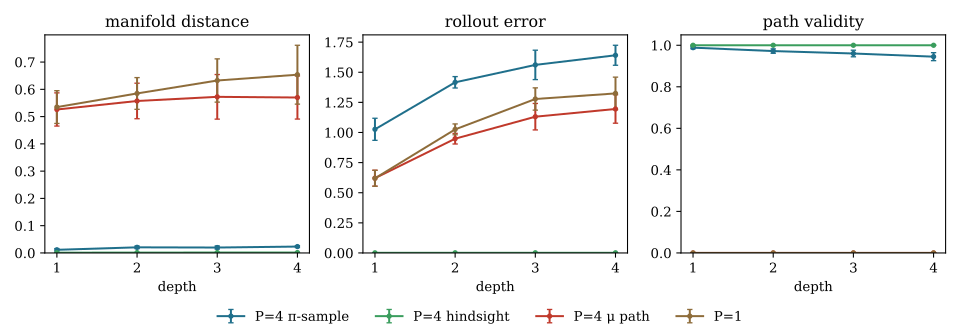

The Python source for this figure:
"""Synthetic experiment for the report (section 5.1).

Trains the P = 4 model and the P = 1 baseline on the two-successor Markov
chain of :mod:`jepa.evaluation.synthetic`, over several seeds, and measures
rollouts at depths 1-4 from the start states of sampled real paths:
hindsight, π-argmax, π-sample and the μ path.

Writes ``synthetic.json`` (every metric, mean and sample std over seeds, plus
the per-seed values) and ``synthetic.svg`` (Figure 1) next to this file.
Both are written directly: under ``nix develop`` the shell banner goes to
stdout, so redirecting stdout would corrupt them.

    python docs/report/synthetic.py

CPU only, about 15 seconds.
"""

from __future__ import annotations

import json
import sys
import time
from pathlib import Path

HERE = Path(__file__).resolve().parent
# `jepa` is not an installed package; make the repository root importable.
sys.path.insert(0, str(HERE.parents[1]))

import matplotlib  # noqa: E402

matplotlib.use("Agg")
import matplotlib.pyplot as plt  # noqa: E402
import torch  # noqa: E402

from jepa.evaluation.synthetic import (  # noqa: E402
    DIM,
    N_STATES,
    ON_STATE_DISTANCE,
    TRAIN_STEPS,
    World,
    branch_entropy,
    build_world,
    manifold_distance,
    mode_coverage,
    path_validity,
    sample_path_indices,
    train_predictor,
)
from jepa.evaluation.measure import mu_path  # noqa: E402
from jepa.models import Hindsight, PiArgmax, PiSample, distance, rollout  # noqa: E402

SEEDS = [0, 1, 2, 3, 4]
PREDICTION_COUNTS = [4, 1]
DEPTH = 4
PATHS_PER_SEED = 1024  # sampled real paths
BRANCH_SAMPLES = 512  # depth-1 π-samples per state for branch entropy
PATHS_MEASURED = ["hindsight", "pi_argmax", "pi_sample", "mu"]
PER_DEPTH = ["rollout_error", "manifold_distance", "path_validity"]
SCALARS = ["branch_entropy", "mode_coverage", "mu_norm"]

JSON_PATH = HERE / "synthetic.json"
SVG_PATH = HERE / "synthetic.svg"


def model_key(prediction_count: int) -> str:
    return f"P={prediction_count}"


@torch.no_grad()
def measure(predictor, world: World, seed: int) -> dict:
    """All metrics for one trained predictor on one seed."""
    states = world.states
    generator = torch.Generator().manual_seed(seed + 1000)
    indices = sample_path_indices(world.successors, PATHS_PER_SEED, DEPTH, generator)
    path = states[indices]  # (B, DEPTH + 1, D)
    start, real = path[:, 0], path[:, 1:]

    rollouts = {
        "hindsight": rollout(
            predictor, start, Hindsight(), DEPTH, targets=real
        ).future,
        "pi_argmax": rollout(predictor, start, PiArgmax(), DEPTH).future,
        "pi_sample": rollout(
            predictor, start, PiSample(generator=generator), DEPTH
        ).future,
        "mu": mu_path(predictor, start, DEPTH),
    }
    paths = {
        name: {
            "rollout_error": distance(latents, real).mean(0).tolist(),
            "manifold_distance": manifold_distance(latents, states).mean(0).tolist(),
            "path_validity": path_validity(latents, indices[:, 0], world).tolist(),
        }
        for name, latents in rollouts.items()
    }

    from_every_state = states.unsqueeze(1).expand(N_STATES, BRANCH_SAMPLES, DIM)
    commits = predictor(from_every_state).commit(PiSample(generator=generator))
    futures = predictor(states)
    return {
        "paths": paths,
        "branch_entropy": branch_entropy(commits.future, world),
        "mode_coverage": mode_coverage(futures.candidates, world),
        "mu_norm": futures.mu.norm(dim=-1).mean().item(),
    }


def summarise(values: list) -> dict:
    """Mean and sample std over seeds (element-wise for per-depth lists)."""
    tensor = torch.tensor(values, dtype=torch.float64)
    return {
        "mean": tensor.mean(0).tolist(),
        "std": tensor.std(0, unbiased=True).tolist(),
        "per_seed": values,
    }


def run() -> dict:
    per_seed: dict[str, list[dict]] = {model_key(p): [] for p in PREDICTION_COUNTS}
    for seed in SEEDS:
        world = build_world(seed)
        for count in PREDICTION_COUNTS:
            predictor = train_predictor(world, count, seed)
            per_seed[model_key(count)].append(measure(predictor, world, seed))
            print(f"seed {seed} {model_key(count)} done", file=sys.stderr)

    models = {}
    for key, runs in per_seed.items():
        models[key] = {
            "paths": {
                name: {
                    metric: summarise([r["paths"][name][metric] for r in runs])
                    for metric in PER_DEPTH
                }
                for name in PATHS_MEASURED
            },
            **{name: summarise([r[name] for r in runs]) for name in SCALARS},
        }

    return {
        "setup": {
            "n_states": N_STATES,
            "dim": DIM,
            "train_steps": TRAIN_STEPS,
            "seeds": SEEDS,
            "depths": list(range(1, DEPTH + 1)),
            "paths_per_seed": PATHS_PER_SEED,
            "branch_samples_per_state": BRANCH_SAMPLES,
            "on_state_distance": ON_STATE_DISTANCE,
            "std": "sample std over seeds",
            "note": (
                "P=1 has one candidate, so its hindsight, pi_argmax and "
                "pi_sample rollouts are the same rollout. branch_entropy "
                "counts only depth-1 commits that land on a successor."
            ),
        },
        "models": models,
    }


# --------------------------------------------------------------------------
# Figure 1: one panel per metric, mean with sample-std error bars.

SERIES = [  # (label, model, path, colour)
    ("P=4 π-sample", "P=4", "pi_sample", "#1f6f8b"),
    ("P=4 hindsight", "P=4", "hindsight", "#3a9d5d"),
    ("P=4 μ path", "P=4", "mu", "#c0392b"),
    ("P=1", "P=1", "pi_argmax", "#8e6c3a"),
]
PANELS = [
    ("manifold distance", "manifold_distance"),
    ("rollout error", "rollout_error"),
    ("path validity", "path_validity"),
]


def figure(results: dict, path: Path) -> None:
    depths = results["setup"]["depths"]
    # Keep text as text, so the report's font applies and the file stays small.
    with plt.rc_context({"svg.fonttype": "none", "font.family": "serif"}):
        fig, axes = plt.subplots(1, len(PANELS), figsize=(10, 3.5))
        for ax, (title, metric) in zip(axes, PANELS):
            for label, model, rollout_path, colour in SERIES:
                data = results["models"][model]["paths"][rollout_path][metric]
                ax.errorbar(
                    depths, data["mean"], yerr=data["std"], label=label,
                    color=colour, marker="o", markersize=3, capsize=2,
                )
            ax.set_title(title)
            ax.set_xlabel("depth")
            ax.set_xticks(depths)
            ax.set_ylim(bottom=0)
        handles, labels = axes[0].get_legend_handles_labels()
        fig.legend(handles, labels, loc="lower center", ncol=len(SERIES), frameon=False)
        fig.tight_layout(rect=(0, 0.08, 1, 1))
        fig.savefig(path, metadata={"Date": None})
        plt.close(fig)


def main() -> None:
    torch.set_num_threads(min(4, torch.get_num_threads()))
    began = time.perf_counter()
    results = run()
    JSON_PATH.write_text(json.dumps(results, indent=2) + "\n")
    figure(results, SVG_PATH)
    print(
        f"wrote {JSON_PATH} and {SVG_PATH} in {time.perf_counter() - began:.0f}s",
        file=sys.stderr,
    )


if __name__ == "__main__":
    main()
